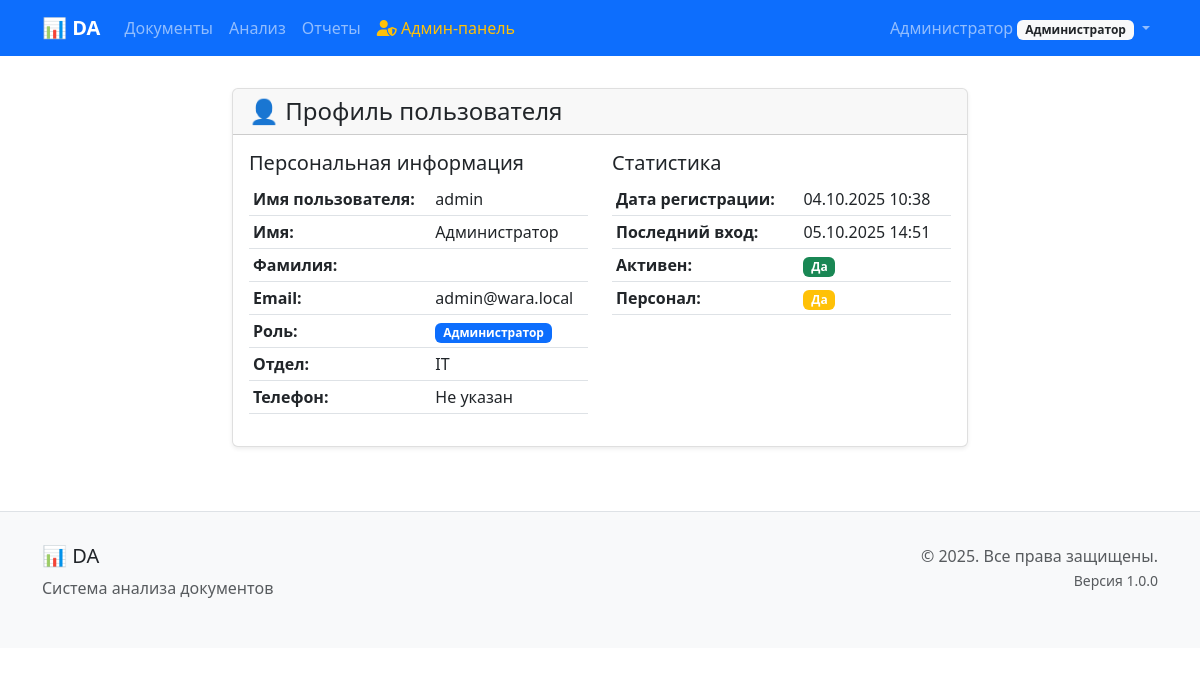
/users/profile/ (signed in), run on an earlier commit of the app's database.
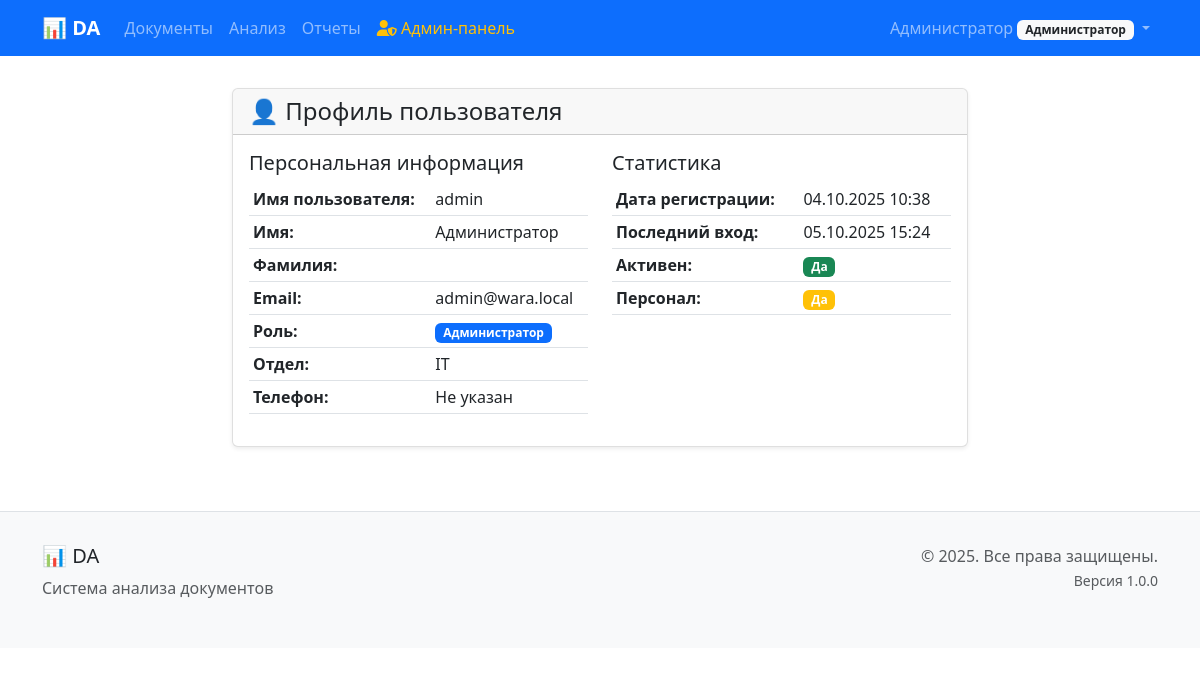
And on a later commit of the database.
### users/models.py (models this page shows, shortened)
class User(AbstractUser):
    ROLE_CHOICES = [
        ('admin', 'Администратор'),
        ('manager', 'Руководитель'),
        ('viewer', 'Наблюдатель'),
    ]
    role = models.CharField(
        max_length=20,
        choices=ROLE_CHOICES,
        default='viewer',
        verbose_name='Роль'
    )
    department = models.CharField(
        max_length=100,
        blank=True,
        verbose_name='Отдел'
    )
    phone = models.CharField(
        max_length=20,
        blank=True,
        verbose_name='Телефон'
    )
    notification_settings = models.JSONField(
        default=dict,
        blank=True,
        verbose_name='Настройки уведомлений'
    )
    created_at = models.DateTimeField(
        auto_now_add=True,
        verbose_name='Дата создания'
    )
    updated_at = models.DateTimeField(
        auto_now=True,
        verbose_name='Дата обновления'
    )
    class Meta:
        verbose_name = 'Пользователь'
        verbose_name_plural = 'Пользователи'
        ordering = ['username']

### users/views.py (the view)
# urls.py: path('profile/', views.UserProfileView.as_view(), name='profile'),
class UserProfileView(LoginRequiredMixin, DetailView):
    model = User
    template_name = 'users/profile.html'
    context_object_name = 'profile_user'
    def get_object(self):
        return self.request.user

### templates/users/profile.html (shortened to what the changed rows need)
{% extends 'base/base.html' %}
{% block content %}
<div class="row justify-content-center">
    <div class="col-md-8">
        <div class="card">
            <div class="card-body">
                <div class="row">
                    <div class="col-md-6">
                        <table class="table table-sm">
                            <tr>
                                <td><strong>Имя пользователя:</strong></td>
                                <td>{{ profile_user.username }}</td>
                            </tr>
                            <tr>
                                <td><strong>Имя:</strong></td>
                                <td>{{ profile_user.first_name }}</td>
                            </tr>
                            <tr>
                                <td><strong>Email:</strong></td>
                                <td>{{ profile_user.email }}</td>
                            </tr>
                            <tr>
                                <td>
                                    <span class="badge bg-primary">
                                        {{ profile_user.get_role_display }}
                                    </span>
                                </td>
                            </tr>
                            <tr>
                                <td><strong>Отдел:</strong></td>
                                <td>{{ profile_user.department|default:"Не указан" }}</td>
                            </tr>
                            <tr>
                                <td><strong>Телефон:</strong></td>
                                <td>{{ profile_user.phone|default:"Не указан" }}</td>
                            </tr>
                        </table>
                    </div>
                    <div class="col-md-6">
                        <table class="table table-sm">
                            <tr>
                                <td><strong>Дата регистрации:</strong></td>
                                <td>{{ profile_user.date_joined|date:"d.m.Y H:i" }}</td>
                            </tr>
                            <tr>
                                <td><strong>Последний вход:</strong></td>
                                <td>
                                    {% if profile_user.last_login %}
                                        {{ profile_user.last_login|date:"d.m.Y H:i" }}
                                    {% else %}
                                        Никогда
                                    {% endif %}
                                </td>
                            </tr>
                        </table>
                    </div>
                </div>
            </div>
        </div>
    </div>
</div>
{% endblock %}

### templates/base/base.html (shortened to what this page needs)
<!DOCTYPE html>
<html lang="ru">
<head>
    <link href="https://cdn.jsdelivr.net/npm/bootstrap@5.3.0/dist/css/bootstrap.min.css" rel="stylesheet">
    <link href="https://cdnjs.cloudflare.com/ajax/libs/font-awesome/6.0.0/css/all.min.css" rel="stylesheet">
</head>
<body>
    <nav class="navbar navbar-expand-lg navbar-dark bg-primary">
        <div class="container">
            <a class="navbar-brand" href="{% url 'documents:list' %}">
                {{ app_name|default:"📊 Анализатор документов" }}
            </a>
            <div class="collapse navbar-collapse" id="navbarNav">
                <ul class="navbar-nav me-auto">
                    <li class="nav-item">
                        <a class="nav-link" href="{% url 'documents:list' %}">Документы</a>
                    </li>
                    <li class="nav-item">
                        <a class="nav-link" href="{% url 'analysis:list' %}">Анализ</a>
                    </li>
                    <li class="nav-item">
                        <a class="nav-link" href="{% url 'reports:list' %}">Отчеты</a>
                    </li>
                    {% if user.is_authenticated and user.is_superuser or user.role == 'admin' %}
                        <li class="nav-item">
                            <a class="nav-link text-warning" href="{% url 'users:admin_list' %}">
                                <i class="fas fa-user-shield"></i> Админ-панель
                            </a>
                        </li>
                    {% endif %}
                </ul>
                <ul class="navbar-nav">
                    {% if user.is_authenticated %}
                        <li class="nav-item dropdown">
                            <a class="nav-link dropdown-toggle" href="#" role="button" data-bs-toggle="dropdown">
                                {{ user.get_full_name|default:user.username }}
                                <span class="badge bg-light text-dark">{{ user.get_role_display }}</span>
                            </a>
                        </li>
                    {% else %}
                        <li class="nav-item">
                            <a class="nav-link" href="{% url 'users:login' %}">Войти</a>
                        </li>
                    {% endif %}
                </ul>
            </div>
        </div>
    </nav>
    <div class="container main-content">
        {% block content %}{% endblock %}
    </div>
    <footer class="footer">
        <div class="container">
            <div class="row">
                <div class="col-md-6">
                    <h5>{{ app_name|default:"📊 Анализатор документов" }}</h5>
                    <p class="text-muted">{{ app_description|default:"Система анализа документов" }}</p>
                </div>
                <div class="col-md-6 text-md-end">
                    <p class="text-muted">
                        &copy; 2025. Все права защищены.<br>
                        <small>Версия 1.0.0</small>
                    </p>
                </div>
            </div>
        </div>
    </footer>
</body>
</html>

What changed in the data, as far as the page shows it:
changed User "Администратор": last_login "05.10.2025 14:51" → "05.10.2025 15:24"
